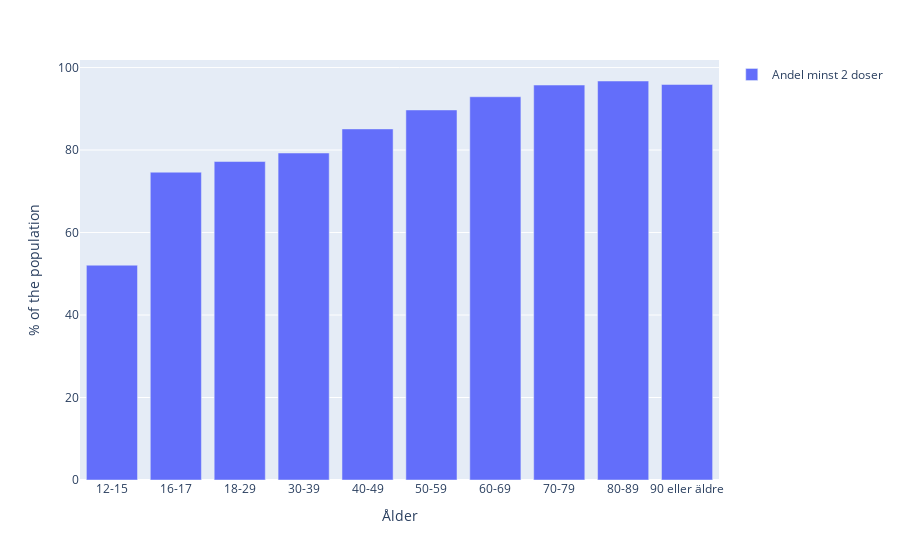

The code cell stored with this chart in its notebook:
### Markdown cell above
As the eldest groups are most vulnerable, the procent of their full vaccination is highest, which shows the success of the vaccination campaign in Sweden.

### Code cell
fully_vac_fig = px.bar(ages_vaccinated, labels = dict(value = "% of the population", variable = ""))
fully_vac_fig.show()
fully_vac_fig.write_html("./Visualizations/Insights/Fully_vaccinated_ratio")

### Figure 1 — Plotly figure (JSON) as saved in the notebook; plotly's stock layout.template omitted (floating-point values rounded to 4 significant figures)
{"data": [{"alignmentgroup": "True", "hovertemplate": "=Andel minst 2 doser<br>Ålder=%{x}<br>% of the population=%{y}<extra></extra>", "legendgroup": "Andel minst 2 doser", "marker": {"color": "#636efa", "pattern": {"shape": ""}}, "name": "Andel minst 2 doser", "offsetgroup": "Andel minst 2 doser", "orientation": "v", "showlegend": true, "textposition": "auto", "type": "bar", "x": ["12-15", "16-17", "18-29", "30-39", "40-49", "50-59", "60-69", "70-79", "80-89", "90 eller äldre"], "xaxis": "x", "y": [52.08, 74.63, 77.22, 79.28, 85.12, 89.72, 92.92, 95.76, 96.74, 95.9], "yaxis": "y"}], "layout": {"barmode": "relative", "legend": {"title": {"text": ""}, "tracegroupgap": 0}, "margin": {"t": 60}, "xaxis": {"anchor": "y", "domain": [0, 1], "title": {"text": "Ålder"}}, "yaxis": {"anchor": "x", "domain": [0, 1], "title": {"text": "% of the population"}}}}
